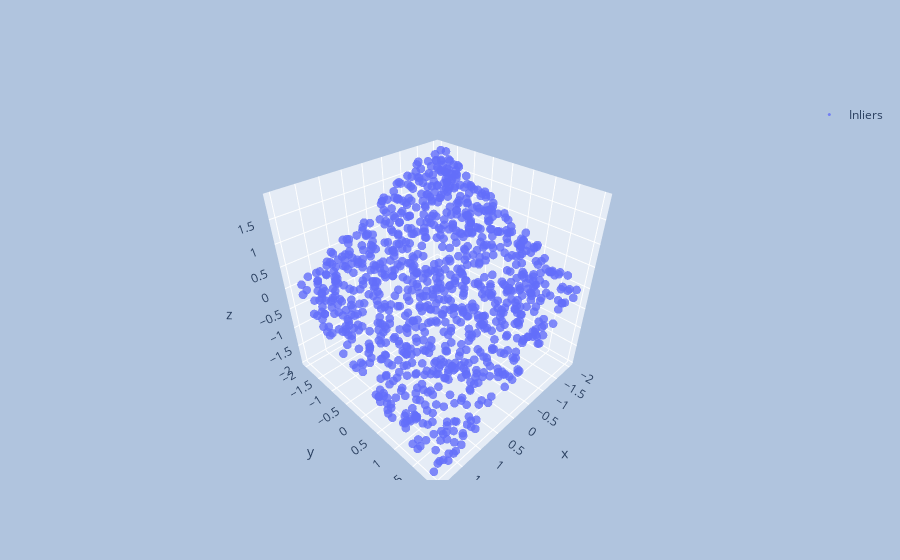

The notebook cell saved with this chart:
### Code cell
plane, gt = create_plane(of=0, noise_std=0)
plot3d(plane)

### Figure 1 — Plotly figure (JSON) as saved in the notebook; plotly's stock layout.template omitted (floating-point values rounded to 4 significant figures; data arrays with more than 128 entries replaced by an {"elided": "..."} marker saying what was removed)
{"data": [{"marker": {"opacity": 0.8, "size": 3}, "mode": "markers", "name": "Inliers", "type": "scatter3d", "x": {"elided": "1000 float values"}, "y": {"elided": "1000 float values"}, "z": {"elided": "1000 float values"}}, {"marker": {"opacity": 0.8, "size": 3}, "mode": "markers", "name": "Outliers", "type": "scatter3d", "x": [], "y": [], "z": []}], "layout": {"autosize": false, "paper_bgcolor": "LightSteelBlue", "showlegend": true}}
